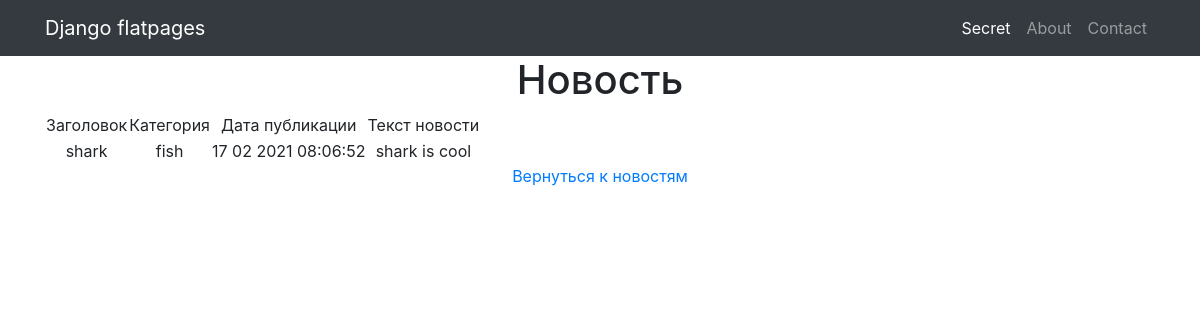
The page /news/42 on the database its author committed.
### news/models.py (models this page shows, shortened)
class Post(models.Model):
    article='AR'
    news='NE'
    CATEGORYS=[(article,'статья'),
               (news,'новость')]
    to_author=models.ForeignKey(Author, on_delete = models.CASCADE)
    category_post = models.CharField(max_length = 2,
                                     choices = CATEGORYS,
                                     default = article)
    create_post=models.DateTimeField(auto_now_add = True)
    to_category=models.ManyToManyField(Category, through = 'PostCategory')
    header_post=models.CharField(max_length = 255)
    content_post=models.TextField()
    rating_post=models.IntegerField(default = 0)
    def name_category(self):
        data = PostCategory.objects.filter(to_posts_id=self.id).values('to_categorys__name')
        category_set = set()
        for i in data:
            category_set.add(i.get('to_categorys__name'))
        return ' '.join(list(category_set))

### news/views.py (the view)
# urls.py: path('<int:pk>', cache_page(60*5)(NewsDetail.as_view()), name='news_detail'),
class NewsDetail(DetailView):
    template_name = 'news_app/detail.html'
    context_object_name = 'news_detail'
    queryset = Post.objects.all()

### news/templatetags/censors.py (called while the page is built)
@register.filter(name='censors')
def censors(value):
    profanity=['Бакс', 'Хит', 'Акулы', 'акулы', 'адронный', 'частиц', 'Викинги', 'викинги', 'vikings', 'конунг', 'провидцы']
    b='<BEEP>'
    for p in profanity:
        value = value.replace(p,b)
    return value

### templates/news_app/detail.html (shortened to what this page needs)
{% extends 'flatpages/default.html' %}
{% load censors %}
{% block content %}
    <h1>Новость</h1>
    <table>
        <tr>
            <td>
                Заголовок
            </td>
            <td>
                Категория
            </td>
            <td>
                Дата публикации
            </td>
            <td>
                Текст новости
            </td>
        </tr>
        <tr>
            <td>
                {{ news_detail.header_post | censors }}
            </td>
            <td>
                {{ news_detail.name_category }}
            </td>
            <td>
                {{ news_detail.create_post|date:'d m Y' }} {{ news_detail.create_post|time:'H:i:s' }}
            </td>
            <td>
                {{ news_detail.content_post | censors }}
            </td>
        </tr>
    </table>
    <a href="{% url 'news' %}">Вернуться к новостям</a> <br>
{% endblock content %}

### rows shown on the page
Post: header_post|censors "shark", name_category "fish", create_post "17 02 2021", create_post "08:06:52", content_post|censors "shark is cool"
